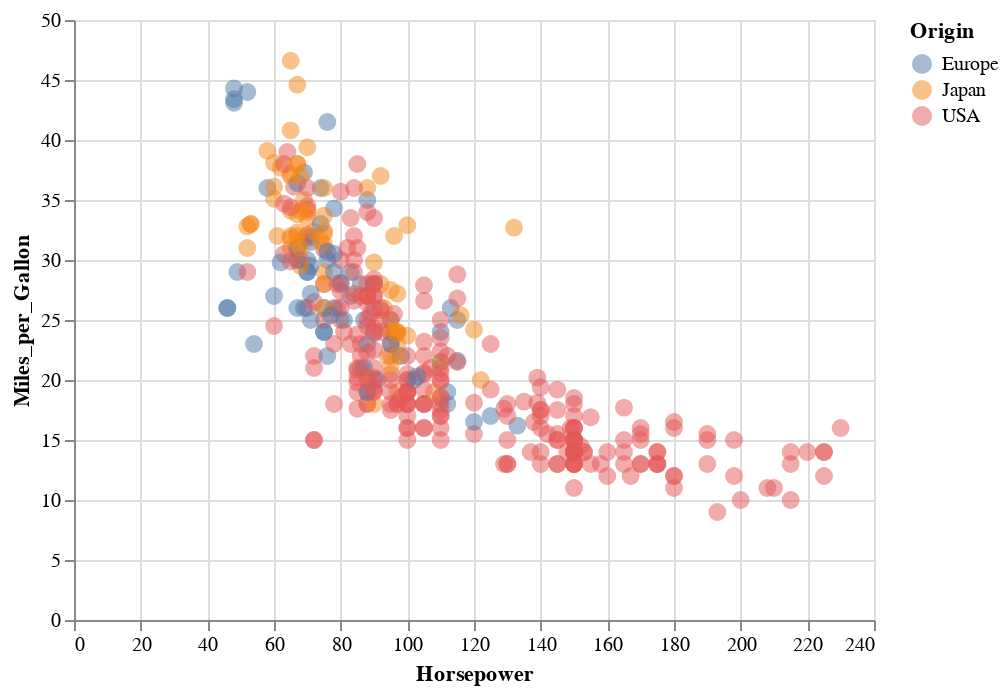

Source (notebook cell):
### Markdown cell above
## 1. Tooltip and default interactivity

We'll be talking about interactivity extensively in class but we'd like to introduce you to some of the Altair/Vega-Lite features now. One of the main philosophies in interactivity for infovis is "Overview first, zoom and filter, then details-on-demand." (called Shneiderman's mantra). It basically means that we should give the high level picture and support--through interaction--access to more.  

To that end: we're going to enable a couple of features in our plot. First, we want to know which car correspond to which dot. If we see an outlier or interesting point we'll want to find it. We'll do this by enabling [tooltips](https://altair-viz.github.io/gallery/scatter_tooltips.html).  Second, with complex data we want to be able to zoom in and move around so we can see more points. This is easily enabled in Altair with the `.interactive()`

### Code cell
#1.1 add tooltip and default interactivity 
hp_mpg.encode(
    tooltip=["Name:N","Origin:N"]
).interactive()

### Figure 1 — Vega-Lite specification as saved in the notebook (floating-point values rounded to 4 significant figures; data arrays with more than 128 entries replaced by an {"elided": "..."} marker saying what was removed)
{"config": {"view": {"continuousWidth": 400, "continuousHeight": 300}}, "data": {"name": "data-8e25068d8b9a578f41a59c91e539d690"}, "mark": {"type": "circle", "opacity": 0.5, "size": 80}, "encoding": {"color": {"type": "nominal", "field": "Origin"}, "tooltip": [{"type": "nominal", "field": "Name"}, {"type": "nominal", "field": "Origin"}], "x": {"type": "quantitative", "field": "Horsepower"}, "y": {"type": "quantitative", "field": "Miles_per_Gallon"}}, "selection": {"selector003": {"type": "interval", "bind": "scales", "encodings": ["x", "y"]}}, "$schema": "https://vega.github.io/schema/vega-lite/v4.0.2.json", "datasets": {"data-8e25068d8b9a578f41a59c91e539d690": {"elided": "406 records"}}}
